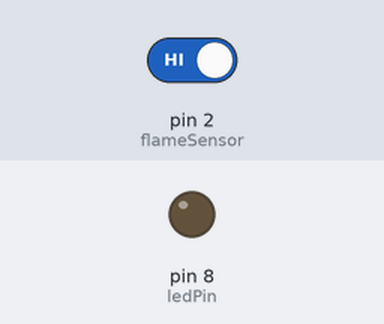
Recording of a sketch running on a simulated Arduino Uno, built with avr-gcc and run on an emulated ATmega328P. On the bench: output pins drawn as LEDs (lit = HIGH). The test bench sets the inputs (shaded band); at power-on: pin 2 (flameSensor) HIGH. What the sketch prints to the serial monitor is not drawn.

Above: at 1.2 s.
1.3 s: pin 2 (flameSensor) driven LOW
At 1.7 s:
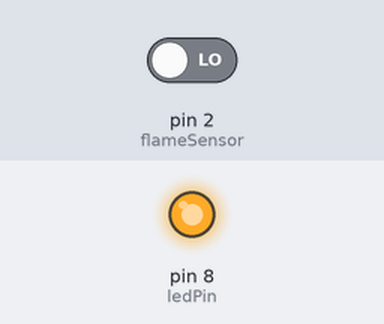
2.9 s: pin 2 (flameSensor) driven HIGH
At 4.2 s:
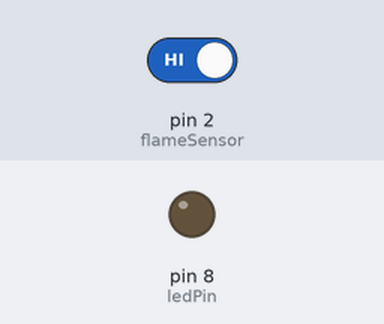
Timing chart, 0 to 5.9 s (numbered marks = the images above; inputs shaded):
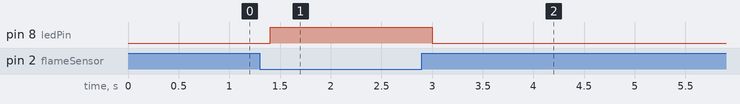

Measured:
- after the input at 1.3 s, pin 8 (ledPin): LOW → HIGH after 0.10 s
- after the input at 2.9 s, pin 8 (ledPin): HIGH → LOW after 0.10 s

The sketch:

Arduino_LED_Flame_sensor.ino
```cpp
// 2단계: 불꽃을 감지하면 경광등 켜기

int flameSensor = 2; // 불꽃 센서를 2번 핀에 연결 (디지털 핀)
int ledPin = 8;      // LED를 8번 핀에 연결

void setup() {
  pinMode(flameSensor, INPUT); // 불꽃 센서는 신호를 받아들이는 '입력'
  pinMode(ledPin, OUTPUT);     // LED는 신호를 내보내는 '출력'
  Serial.begin(9600);          // 컴퓨터 화면으로 상태를 확인하기 위한 통신 시작
}

void loop() {
  int fireState = digitalRead(flameSensor); // 불꽃 센서의 상태를 읽어서 fireState에 저장

  // 만약(if) 불꽃이 감지되었다면 (HIGH 신호가 들어오면)
  if (fireState == LOW) {
    Serial.println("🔥 화재 발생! (불꽃 감지)");
    digitalWrite(ledPin, HIGH); // LED 켜기
  }
  // 그렇지 않으면 (불꽃이 없다면)
  else {
    Serial.println("안전 상태");
    digitalWrite(ledPin, LOW);  // LED 끄기
  }
  delay(200); // 0.2초마다 확인
}
```
